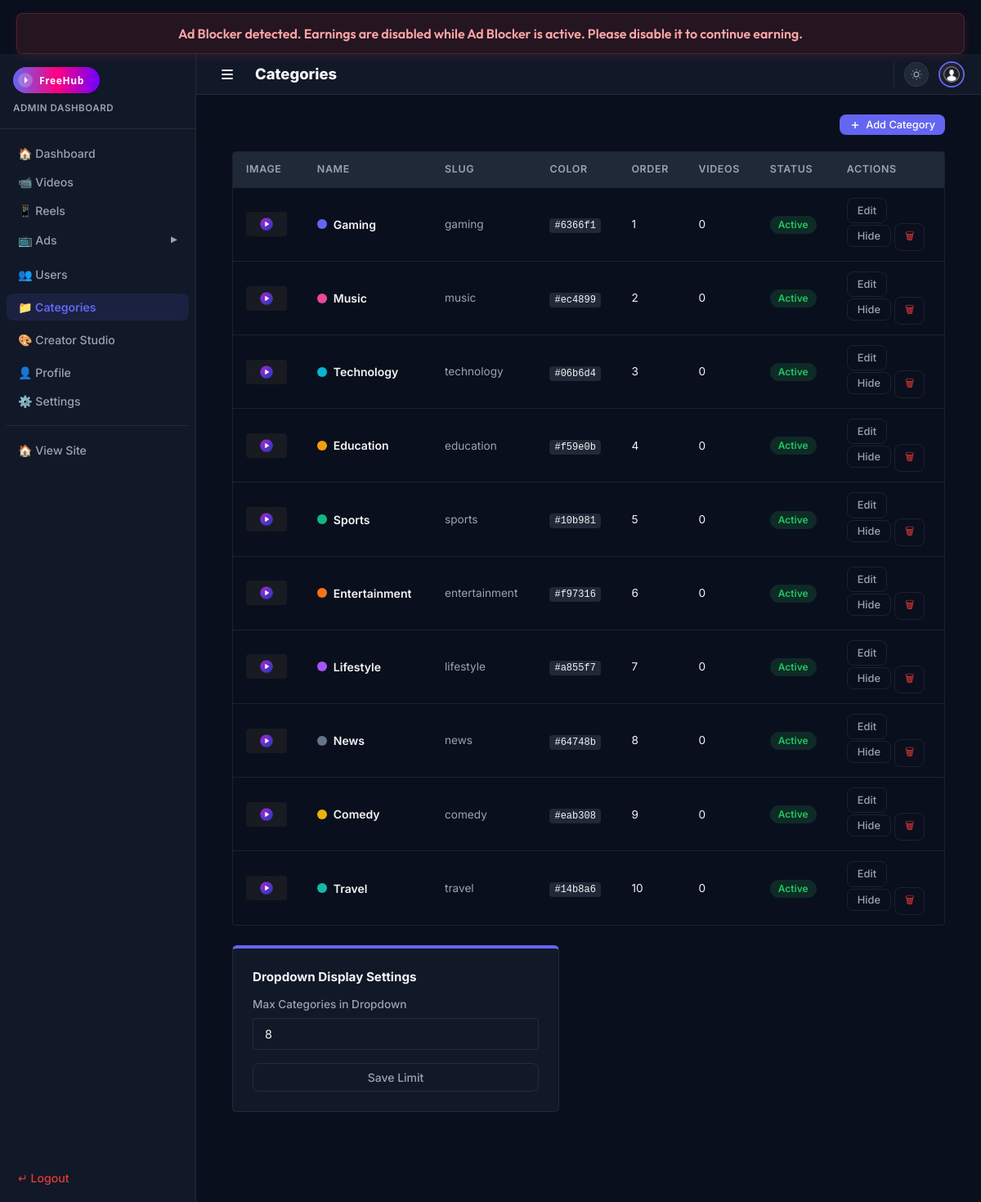
Screenshot of /admin/categories.php (signed in) with the database file from the repository.
### tables this page shows
CREATE TABLE IF NOT EXISTS categories (
    id          INT UNSIGNED AUTO_INCREMENT PRIMARY KEY,
    name        VARCHAR(80) NOT NULL UNIQUE,
    slug        VARCHAR(80) NOT NULL UNIQUE,
    icon        VARCHAR(50) DEFAULT NULL,
    color       VARCHAR(7)  DEFAULT '#6366f1',
    description TEXT        DEFAULT NULL,
    image       VARCHAR(255) DEFAULT NULL,
    sort_order  SMALLINT    NOT NULL DEFAULT 0,
    is_active   TINYINT(1)  NOT NULL DEFAULT 1,
    created_at  DATETIME    NOT NULL DEFAULT CURRENT_TIMESTAMP
);

### includes/db.php (called while the page is built, shortened)
<?php
function fh_connect_pdo(): PDO {
    $options = [
        PDO::ATTR_ERRMODE            => PDO::ERRMODE_EXCEPTION,
        PDO::ATTR_DEFAULT_FETCH_MODE => PDO::FETCH_ASSOC,
        PDO::ATTR_EMULATE_PREPARES   => false,
        PDO::MYSQL_ATTR_INIT_COMMAND => 'SET NAMES ' . DB_CHARSET . ' COLLATE utf8mb4_unicode_ci',
        PDO::ATTR_PERSISTENT         => true,
    ];
    $hosts = array_unique([DB_HOST, DB_HOST === 'localhost' ? '127.0.0.1' : DB_HOST]);
    $last  = null;
    foreach ($hosts as $host) {
        $dsn = 'mysql:host=' . $host . ';port=' . DB_PORT . ';dbname=' . DB_NAME . ';charset=' . DB_CHARSET;
        try {
            return new PDO($dsn, DB_USER, DB_PASS, $options);
        } catch (PDOException $e) {
            $last = $e;
        }
    }
    throw $last ?? new PDOException('Database connection failed');
}
try {
    $pdo = fh_connect_pdo();
} catch (PDOException $e) {
    http_response_code(503);
    $hasConfig = is_file(__DIR__ . '/db.config.php');
    $hint = $hasConfig
        ? 'Open /install/check-db.php for details. Verify db.config.php matches hPanel → MySQL Databases exactly.'
        : 'Create includes/db.config.php (see db.config.example.php) or run /install/';
    $detail = $e->getMessage();
    $isApi  = str_contains($_SERVER['REQUEST_URI'] ?? '', '/api/')
           || str_contains($_SERVER['HTTP_ACCEPT'] ?? '', 'application/json');
    if ($isApi) {
        die(json_encode(['error' => 'Database connection failed', 'hint' => $hint, 'detail' => $detail]));
    }
    die('<!DOCTYPE html><html><head><meta charset="UTF-8"><title>Database Error</title></head>'
        . '<body style="font-family:system-ui,sans-serif;padding:40px;background:#0f0f0f;color:#eee">'
        . '<h1>Database connection failed</h1><p>' . htmlspecialchars($hint) . '</p>'
        . '<p style="color:#f88;font-size:.85rem;font-family:monospace">' . htmlspecialchars($detail) . '</p>'
        . '<ul style="color:#aaa;font-size:.9rem;line-height:1.7">'
        . '<li>Upload the <strong>full</strong> <code>includes/db.php</code> from the project (not only define lines).</li>'
        . '<li>Put credentials in <code>includes/db.config.php</code></li>'
        . '<li>Import <code>install/schema.sql</code> in phpMyAdmin</li>'
        . '<li>hPanel: user must be <strong>assigned</strong> to the database</li>'
        . '</ul><p><a href="/install/check-db.php" style="color:#8af">Test connection</a></p></body></html>');
}
function db_query(string $sql, array $params = []): PDOStatement {
    global $pdo;
    $stmt = $pdo->prepare($sql);
    $stmt->execute($params);
    return $stmt;
}
function db_fetchAll(string $sql, array $params = []): array {
    return db_query($sql, $params)->fetchAll();
}
function setting(string $key, mixed $default = ''): mixed {
    static $cache = null;
    if ($cache === null) {
        if (function_exists('fh_cache_get')) {
            $cache = fh_cache_get('fh_settings_cache');
        }
        if ($cache === null) {
            $rows = db_fetchAll("SELECT `key`,`value` FROM settings");
            $cache = array_column($rows, 'value', 'key');
        }
    }
    return $cache[$key] ?? $default;
}

### admin/categories.php (the view, shortened to what this page needs)
<?php
require_once __DIR__ . '/../includes/db.php';
require_once __DIR__ . '/../includes/functions.php';
$edit_cat = null;
$cats = db_fetchAll("SELECT c.*,(SELECT COUNT(*) FROM videos WHERE category_id=c.id) as vcount FROM categories c ORDER BY sort_order");
require_once __DIR__.'/partials/admin_head.php';
?>
<div class="admin-content">
  <div class="admin-page-header" style="justify-content:flex-end">
    <?php if ($edit_cat): ?>
    <a href="<?= BASE_URL ?>/admin/categories.php" class="btn btn-primary btn-sm admin-page-action">
      <svg width="14" height="14" fill="none" stroke="currentColor" stroke-width="2.5" viewBox="0 0 24 24"><line x1="12" y1="5" x2="12" y2="19"/><line x1="5" y1="12" x2="19" y2="12"/></svg>
      New Category
    </a>
    <?php else: ?>
    <button type="button" class="btn btn-primary btn-sm admin-page-action" onclick="openCatModal()">
      <svg width="14" height="14" fill="none" stroke="currentColor" stroke-width="2.5" viewBox="0 0 24 24"><line x1="12" y1="5" x2="12" y2="19"/><line x1="5" y1="12" x2="19" y2="12"/></svg>
      Add Category
    </button>
    <?php endif; ?>
  </div>
  <div class="admin-categories-list">
    <div class="table-wrap admin-table-scroll">
      <table class="admin-categories-table">
        <thead><tr><th>Image</th><th>Name</th><th class="admin-col-hide-sm">Slug</th><th class="admin-col-hide-sm">Color</th><th class="admin-col-hide-sm">Order</th><th>Videos</th><th>Status</th><th>Actions</th></tr></thead>
        <tbody>
        <?php foreach($cats as $c): ?>
        <tr>
          <td>
            <img src="<?= category_image_url($c['image']) ?>" style="width:50px;height:30px;object-fit:cover;border-radius:4px" loading="lazy">
          </td>
          <td><div class="flex gap-2"><div style="width:12px;height:12px;background:<?= e($c['color']) ?>;border-radius:50%;flex-shrink:0"></div><span style="font-weight:600;font-size:.875rem"><?= e($c['name']) ?></span></div></td>
          <td class="admin-col-hide-sm text-sm text-muted"><?= e($c['slug']) ?></td>
          <td class="admin-col-hide-sm"><code style="font-size:.75rem;background:var(--bg3);padding:2px 6px;border-radius:4px"><?= e($c['color']) ?></code></td>
          <td class="admin-col-hide-sm text-sm"><?= (int)$c['sort_order'] ?></td>
          <td class="text-sm"><?= $c['vcount'] ?></td>
          <td><span class="badge badge-<?= $c['is_active']?'green':'gray' ?>"><?= $c['is_active']?'Active':'Hidden' ?></span></td>
          <td>
            <div class="admin-row-actions">
              <a href="?edit=<?= $c['id'] ?>" class="btn btn-sm btn-outline">Edit</a>
              <form method="POST" class="admin-row-actions-form">
                <button name="action" value="toggle" class="btn btn-sm btn-outline"><?= $c['is_active']?'Hide':'Show' ?></button>
                <button name="action" value="delete" class="btn btn-sm btn-outline" style="color:var(--red)" onclick="return confirm('Delete category?')">&#128465;</button>
              </form>
            </div>
          </td>
        </tr>
        <?php endforeach; ?>
        </tbody>
      </table>
    </div>
    <div class="card" style="margin-top: 24px; max-width: 400px">
      <h3 style="font-weight:700;margin-bottom:12px;font-size:.95rem">Dropdown Display Settings</h3>
      <form method="POST">
        <div class="form-group">
          <label class="form-label">Max Categories in Dropdown</label>
          <input class="form-input" type="number" name="dropdown_cat_limit" value="<?= e(setting('dropdown_cat_limit', '8')) ?>" min="1" max="50">
        </div>
        <button type="submit" class="btn btn-outline w-full" style="justify-content:center">Save Limit</button>
      </form>
    </div>
  </div>
</div>
<?php require_once __DIR__.'/partials/admin_foot.php'; ?>

### rows the page displays
categories: name "Gaming", slug "gaming", color "#6366f1", sort_order "1", vcount "0", is_active "Active"
categories: name "Music", slug "music", color "#ec4899", sort_order "2", vcount "0", is_active "Active"
categories: name "Technology", slug "technology", color "#06b6d4", sort_order "3", vcount "0", is_active "Active"
categories: name "Education", slug "education", color "#f59e0b", sort_order "4", vcount "0", is_active "Active"
categories: name "Sports", slug "sports", color "#10b981", sort_order "5", vcount "0", is_active "Active"
categories: name "Entertainment", slug "entertainment", color "#f97316", sort_order "6", vcount "0", is_active "Active"
categories: name "Lifestyle", slug "lifestyle", color "#a855f7", sort_order "7", vcount "0", is_active "Active"
categories: name "News", slug "news", color "#64748b", sort_order "8", vcount "0", is_active "Active"
categories: name "Comedy", slug "comedy", color "#eab308", sort_order "9", vcount "0", is_active "Active"
categories: name "Travel", slug "travel", color "#14b8a6", sort_order "10", vcount "0", is_active "Active"

### other values shown
$name "FreeHub"
$meta_title "Categories"
